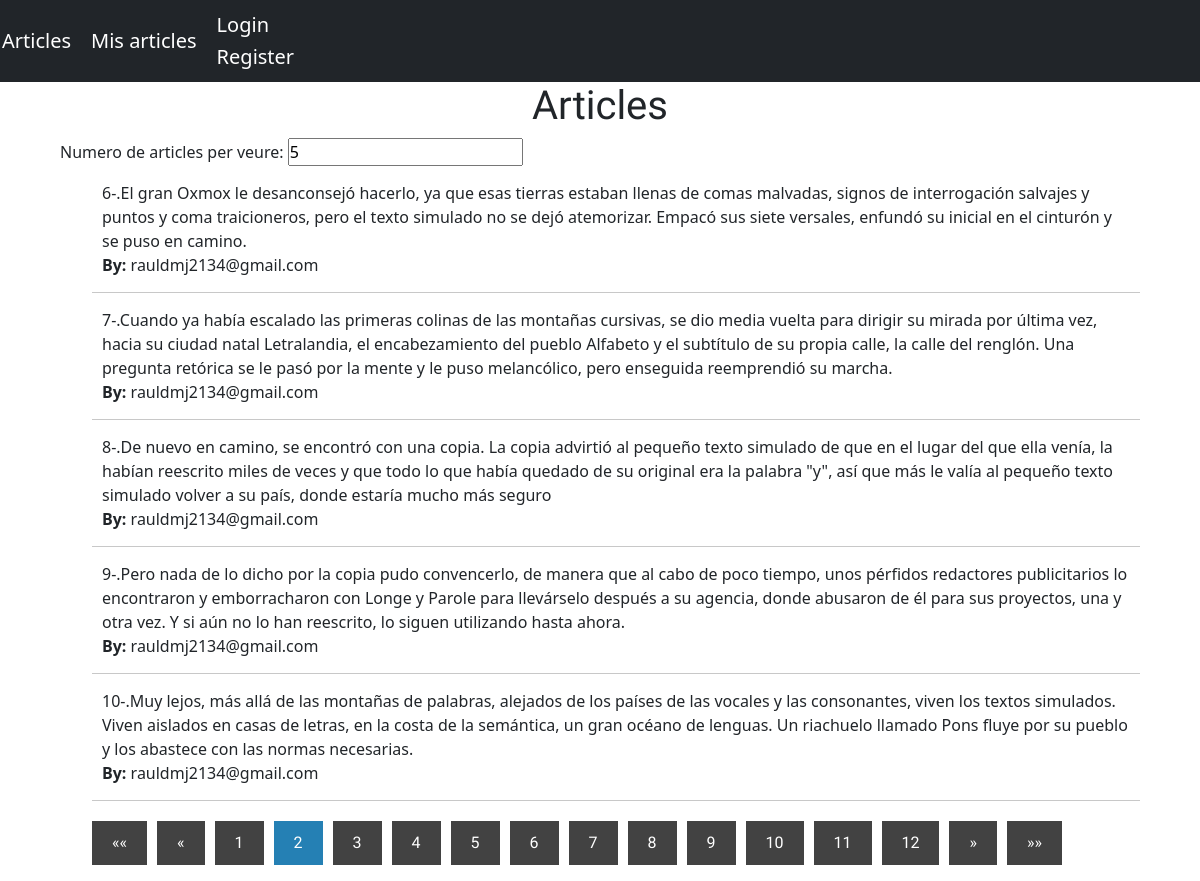
The app's page /model/index.php?page=2&article=5 with its own data.
### tables this page shows
CREATE TABLE `articles` (
  `id` int(11) NOT NULL,
  `article` text NOT NULL,
  `autor` varchar(50) NOT NULL
);

### controlador/controlador.php (called while the page is built, shortened)
<?php
function conDB(){
    $con= new PDO('mysql:host=localhost;dbname=pt05_raul_de_mingo', 'root', '');
    return $con;
}
function numPagina(){
    $con = conDB();
    $stt= $con->prepare('SELECT * FROM articles');
    $stt->execute();
    $articles = $stt->fetchAll();
    $totalArticles= count($articles);
    $numArtPag=5;
    if(isset($_GET["article"])){
        $numArtPag=intval($_GET["article"]);
    }
    return ceil($totalArticles/$numArtPag);
}
?>

### model/index.php (the view, shortened to what this page needs)
<?php
include_once "../controlador/controlador.php";
function mostrar(){
    if(!isset($_GET["article"])){
        $numArtPag=5;
        $numId=0;
    }else{
        $numArtPag=intval($_GET["article"]);
        $numId=(intval($_GET["page"])-1)*intval($numArtPag);
    }
    $articles=[];
    try{
        $con = conDB();
        $stt= $con->prepare('SELECT * FROM articles WHERE id>?');
        $stt->execute([$numId]);
        $articles = $stt->fetchAll();
    }catch(PDOException $e){
        echo $e;
    }
    $lista="";
    $i=0;
    if(isset($_SESSION["email"]))$email=$_SESSION["email"];
    else $email="";
    foreach($articles as $article){
        if($i<$numArtPag ) {
            if(strcmp($email,$article["autor"]))
            $lista .="<form action='../controlador/DUBD.php' method='post'><li>".$article["id"]."-.".$article["article"]." <br><strong>By:</strong> ".$article["autor"]."</li></form>" ;
            else $lista .="<li>".$article["id"]."-.".$article["article"]." <br><strong>By:</strong> ".$article["autor"]."</li>" ;;
        }else break;
        $i++;
    }
    echo $lista;
}
function mostrarNumPag(){
    if(!isset($_GET["page"])){
        $numPagActual=1;
        $numArticles=5;
    }else{
        $numPagActual=intval($_GET["page"]);
        $numArticles=intval($_GET["article"]);
    }
    $text="";
    if($numPagActual==1){
        $text.='<li class="disabled">&laquo;&laquo;</li>';
        $text.='<li class="disabled">&laquo;</li>';
    }elseif($numPagActual!=1){
        $text.='<li class="enabled"><a href="../model/index.php?page=1&article='.$_GET["article"].'">&laquo;&laquo;</a></li>';
        $text.='<li class="enabled"><a href="../model/index.php?page='.($numPagActual-1).'&article='.$numArticles.'">&laquo;</a></li>';
    }
    for($i=1;$i<numPagina()+1;$i++){
        if($numPagActual==$i){
            $text.='<li class="active"><a href="../model/index.php?page='.$i.'&article='.$numArticles.'">'.$i.'</a></li>';
        }else $text.='<li><a href="../model/index.php?page='.$i.'&article='.$numArticles.'">'.$i.'</a></li>';
    }
    if($numPagActual==numPagina()){
        $text.='<li class="disabled">&raquo;</li>';
        $text.='<li class="disabled">&raquo;&raquo;</li>';
    }else {
        $text.='<li class="enabled"><a href="../model/index.php?page='.($numPagActual+1).'&article='.$numArticles.'">&raquo;</a></li>';
        $text.='<li class="enabled"><a href="../model/index.php?page='.numPagina().'&article='.$numArticles.'">&raquo;&raquo;</a></li>';
    }
    echo $text;
}
require '../vista/index.vista.php';
?>

### estils.css (style rules this page uses)
* { margin: 0; padding: 0; -webkit-box-sizing: border-box; -moz-box-sizing: border-box; box-sizing: border-box; }
body { background: #e9e9e9; color: #2e2e2e; font-family: 'Open Sans Condensed', sans-serif; }
.contenidor .articles ul li { padding:15px 10px; border-bottom: 1px solid #c8c8c8; }
.paginacio ul li { display: inline-block; margin-right: 10px; }
.paginacio ul .active a { background: #2580b4; }
.paginacio ul li a { display: inline-block; font-family: 'Open Sans Condensed', sans-serif; padding: 10px 20px; background: #424242; color:#fff; text-decoration: none; }

### records on screen
articles: id "6", article "El gran Oxmox le desanconsejó hacerlo, ya que esas tierras estaban llenas de comas malvadas, signos de interrogación salvajes y puntos y coma traicioneros, pero el texto simulado no se dejó atemorizar. Empacó sus siete versales, enfundó su inicial en el cinturón y se puso en camino.", autor "rauldmj2134@gmail.com"
articles: id "7", article "Cuando ya había escalado las primeras colinas de las montañas cursivas, se dio media vuelta para dirigir su mirada por última vez, hacia su ciudad natal Letralandia, el encabezamiento del pueblo Alfabeto y el subtítulo de su propia calle, la calle del renglón. Una pregunta retórica se le pasó por la mente y le puso melancólico, pero enseguida reemprendió su marcha.", autor "rauldmj2134@gmail.com"
articles: id "8", article "De nuevo en camino, se encontró con una copia. La copia advirtió al pequeño texto simulado de que en el lugar del que ella venía, la habían reescrito miles de veces y que todo lo que había quedado de su original era la palabra \"y\", así que más le valía al pequeño texto simulado volver a su país, donde estaría mucho más seguro", autor "rauldmj2134@gmail.com"
articles: id "9", article "Pero nada de lo dicho por la copia pudo convencerlo, de manera que al cabo de poco tiempo, unos pérfidos redactores publicitarios lo encontraron y emborracharon con Longe y Parole para llevárselo después a su agencia, donde abusaron de él para sus proyectos, una y otra vez. Y si aún no lo han reescrito, lo siguen utilizando hasta ahora.", autor "rauldmj2134@gmail.com"
articles: id "10", article "Muy lejos, más allá de las montañas de palabras, alejados de los países de las vocales y las consonantes, viven los textos simulados. Viven aislados en casas de letras, en la costa de la semántica, un gran océano de lenguas. Un riachuelo llamado Pons fluye por su pueblo y los abastece con las normas necesarias.", autor "rauldmj2134@gmail.com"
